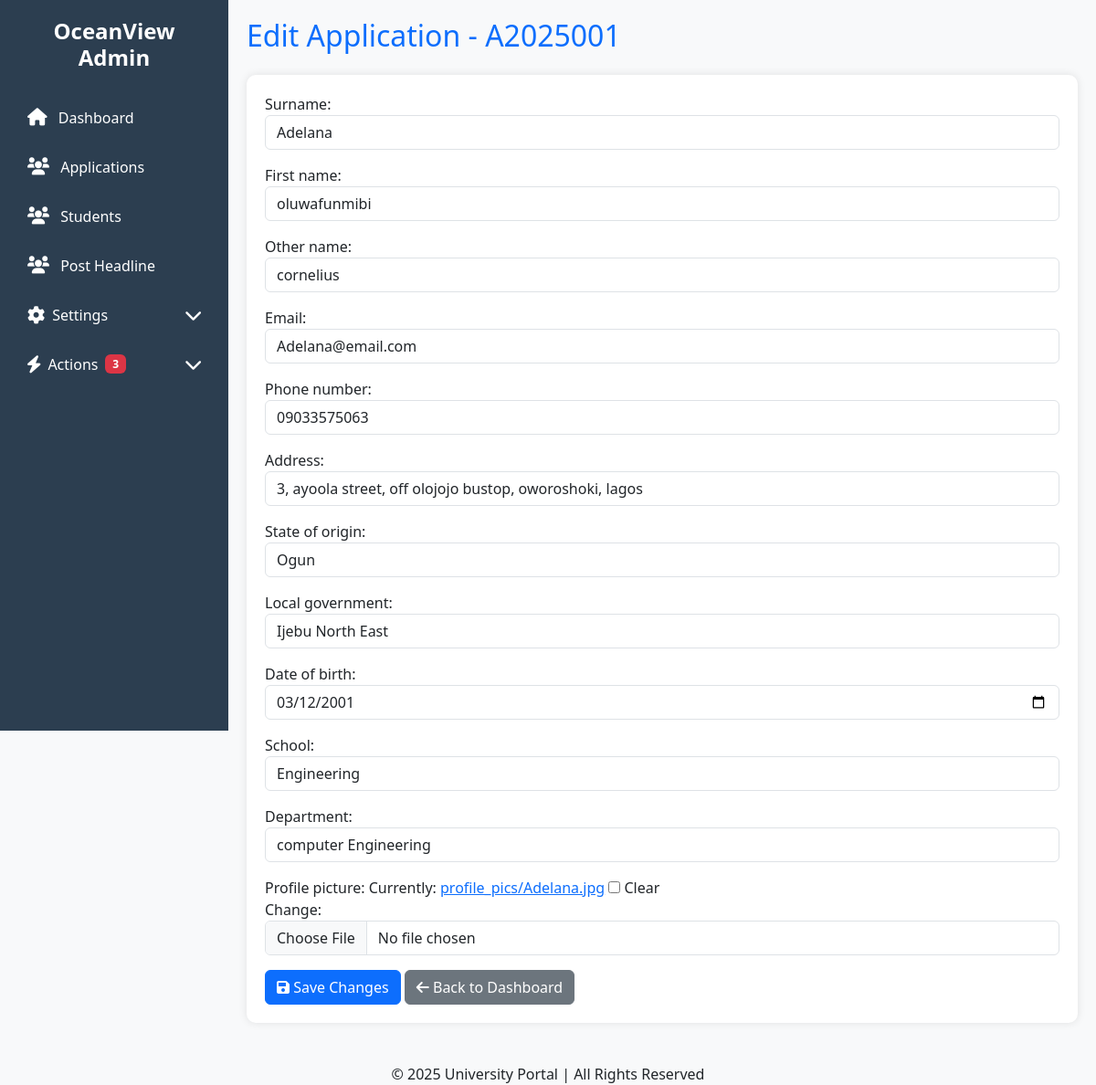
The page /edit-application/1/ on the database its author committed.
### portal/models.py (models this page shows, shortened)
class Application(models.Model):
    surname = models.CharField(max_length=100)
    first_name = models.CharField(max_length=100)
    other_name = models.CharField(max_length=100, blank=True, null=True)
    email = models.EmailField(unique=True)
    phone_number = models.CharField(max_length=11)
    address = models.CharField(max_length=100)
    state_of_origin = models.ForeignKey(State, on_delete=models.CASCADE)
    local_government = models.ForeignKey(Lga, on_delete=models.CASCADE)
    date_of_birth = models.DateField()
    school = models.ForeignKey(School, on_delete=models.CASCADE)
    department = models.ForeignKey(Department, on_delete=models.CASCADE)
    application_number = models.CharField(max_length=10, unique=True, blank=True)
    profile_picture = models.ImageField(upload_to="profile_pics/", blank=True, null=True, default="profile_pics/default-profile.png")
    created_at = models.DateTimeField(default=now, editable=True)
    academic_session = models.ForeignKey("AcademicSession", on_delete=models.CASCADE, related_name="applications")
    is_approved = models.BooleanField(default=False)  # New field to track approval
    year = models.ForeignKey(Year, default=1, on_delete=models.CASCADE)
    semester = models.ForeignKey(Semester, on_delete=models.CASCADE, default=get_default_semester)

### crm/views.py (the view)
# urls.py: path('edit-application/<int:application_id>/', edit_application, name='edit_application'),
def edit_application(request, application_id):
    application = get_object_or_404(Application, id=application_id)
    if request.method == "POST":
        form = ApplicationForm(request.POST, request.FILES, instance=application)
        if form.is_valid():
            form.save()
            return redirect("view_applicant", application_id=application.id)  # Redirect to the CRM dashboard or list page
    else:
        form = ApplicationForm(instance=application)
    return render(request, "crm/edit_application.html", {"form": form, "application": application})

### portal/models.py (called while the page is built)
    def __str__(self):
        return self.name

    def __str__(self):
        return self.name

    def __str__(self):
        return self.name

    def __str__(self):
        return self.name

### crm/templates/crm/edit_application.html (shortened to what this page needs)
{% load static   %}
<!DOCTYPE html>
<html lang="en">
<head>
    <link rel="stylesheet" href="https://cdn.jsdelivr.net/npm/bootstrap@5.3.0/dist/css/bootstrap.min.css">
    <link rel="stylesheet" href="https://cdnjs.cloudflare.com/ajax/libs/font-awesome/6.0.0/css/all.min.css">
    <link rel="stylesheet" href="{% static 'css/edit_application.css' %}">
</head>
<body>
    {% include 'crm/sidebar.html' %}
    <div class="main-content">
        <h2 class="text-primary mb-4">Edit Application - {{ application.application_number }}</h2>
        <div class="form-container">
            <form method="post" enctype="multipart/form-data">
                {{ form.as_p }}
                <button type="submit" class="btn btn-primary"><i class="fas fa-save"></i> Save Changes</button>
                <a href="{% url 'crm_dashboard' %}" class="btn btn-secondary"><i class="fas fa-arrow-left"></i> Back to Dashboard</a>
            </form>
        </div>
    </div>
    <div class="footer text-center mt-4">
        © 2025 University Portal | All Rights Reserved
    </div>
</body>
</html>

### crm/static/css/edit_application.css (style rules this page uses)
body { background-color: #f8f9fa; }
.main-content { margin-left: 250px; padding: 20px; }
.form-container { background: white; padding: 20px; border-radius: 10px; box-shadow: 0 0 10px rgba(0, 0, 0, 0.1); }

### rows shown on the page
Application: application_number "A2025001", surname "Adelana", first_name "oluwafunmibi", other_name "cornelius", email "Adelana@email.com", phone_number "09033575063", address "3, ayoola street, off olojojo bustop, oworoshoki, lagos", state_of_origin "Ogun", local_government "Ijebu North East", date_of_birth "03/12/2001", school "Engineering", department "computer Engineering"
